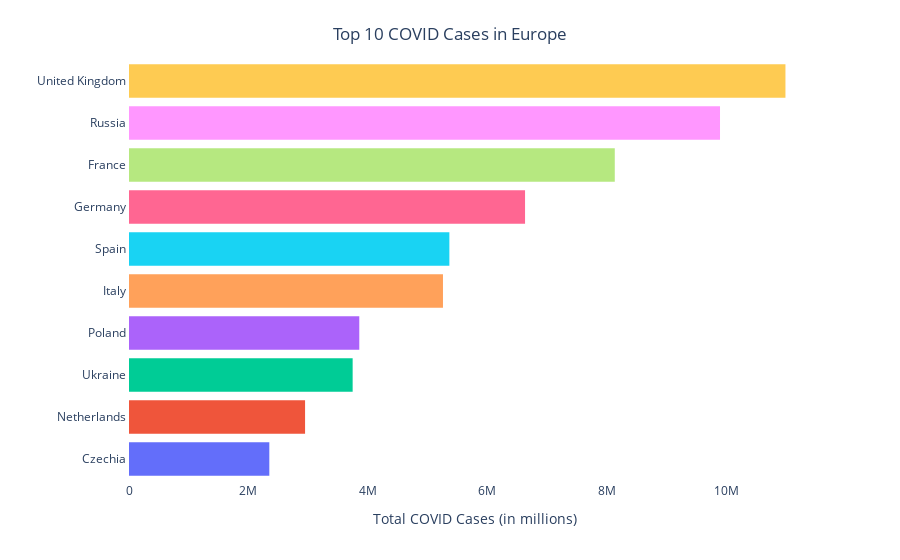

Notebook code for this chart:
### Code cell
#trying shit

fig = px.histogram(top_10_total_cases, y="country", x="confirmed", orientation='h', color="deaths")

fig.update_layout(plot_bgcolor = "white",
                  xaxis = dict(title = "Total COVID Cases (in millions)", linecolor = "white"),
                  yaxis = dict(title = " ", linecolor = "white"),
                  title={ 'text': "Top 10 COVID Cases in Europe",
                    'y':0.95,
                    'x':0.5},
                  showlegend=False)

fig.show()

### Figure 1 — Plotly figure (JSON) as saved in the notebook; plotly's stock layout.template omitted (floating-point values rounded to 4 significant figures)
{"data": [{"alignmentgroup": "True", "bingroup": "y", "histfunc": "sum", "hovertemplate": "deaths=34697<br>sum of confirmed=%{x}<br>country=%{y}<extra></extra>", "legendgroup": "34697", "marker": {"color": "#636efa", "pattern": {"shape": ""}}, "name": "34697", "offsetgroup": "34697", "orientation": "h", "showlegend": true, "type": "histogram", "x": [2350338], "xaxis": "x", "y": ["Czechia"], "yaxis": "y"}, {"alignmentgroup": "True", "bingroup": "y", "histfunc": "sum", "hovertemplate": "deaths=20671<br>sum of confirmed=%{x}<br>country=%{y}<extra></extra>", "legendgroup": "20671", "marker": {"color": "#EF553B", "pattern": {"shape": ""}}, "name": "20671", "offsetgroup": "20671", "orientation": "h", "showlegend": true, "type": "histogram", "x": [2949045], "xaxis": "x", "y": ["Netherlands"], "yaxis": "y"}, {"alignmentgroup": "True", "bingroup": "y", "histfunc": "sum", "hovertemplate": "deaths=97328<br>sum of confirmed=%{x}<br>country=%{y}<extra></extra>", "legendgroup": "97328", "marker": {"color": "#00cc96", "pattern": {"shape": ""}}, "name": "97328", "offsetgroup": "97328", "orientation": "h", "showlegend": true, "type": "histogram", "x": [3746106], "xaxis": "x", "y": ["Ukraine"], "yaxis": "y"}, {"alignmentgroup": "True", "bingroup": "y", "histfunc": "sum", "hovertemplate": "deaths=89045<br>sum of confirmed=%{x}<br>country=%{y}<extra></extra>", "legendgroup": "89045", "marker": {"color": "#ab63fa", "pattern": {"shape": ""}}, "name": "89045", "offsetgroup": "89045", "orientation": "h", "showlegend": true, "type": "histogram", "x": [3857085], "xaxis": "x", "y": ["Poland"], "yaxis": "y"}, {"alignmentgroup": "True", "bingroup": "y", "histfunc": "sum", "hovertemplate": "deaths=135049<br>sum of confirmed=%{x}<br>country=%{y}<extra></extra>", "legendgroup": "135049", "marker": {"color": "#FFA15A", "pattern": {"shape": ""}}, "name": "135049", "offsetgroup": "135049", "orientation": "h", "showlegend": true, "type": "histogram", "x": [5258886], "xaxis": "x", "y": ["Italy"], "yaxis": "y"}, {"alignmentgroup": "True", "bingroup": "y", "histfunc": "sum", "hovertemplate": "deaths=88542<br>sum of confirmed=%{x}<br>country=%{y}<extra></extra>", "legendgroup": "88542", "marker": {"color": "#19d3f3", "pattern": {"shape": ""}}, "name": "88542", "offsetgroup": "88542", "orientation": "h", "showlegend": true, "type": "histogram", "x": [5366128], "xaxis": "x", "y": ["Spain"], "yaxis": "y"}, {"alignmentgroup": "True", "bingroup": "y", "histfunc": "sum", "hovertemplate": "deaths=106685<br>sum of confirmed=%{x}<br>country=%{y}<extra></extra>", "legendgroup": "106685", "marker": {"color": "#FF6692", "pattern": {"shape": ""}}, "name": "106685", "offsetgroup": "106685", "orientation": "h", "showlegend": true, "type": "histogram", "x": [6633666], "xaxis": "x", "y": ["Germany"], "yaxis": "y"}, {"alignmentgroup": "True", "bingroup": "y", "histfunc": "sum", "hovertemplate": "deaths=118357<br>sum of confirmed=%{x}<br>country=%{y}<extra></extra>", "legendgroup": "118357", "marker": {"color": "#B6E880", "pattern": {"shape": ""}}, "name": "118357", "offsetgroup": "118357", "orientation": "h", "showlegend": true, "type": "histogram", "x": [8136637], "xaxis": "x", "y": ["France"], "yaxis": "y"}, {"alignmentgroup": "True", "bingroup": "y", "histfunc": "sum", "hovertemplate": "deaths=286023<br>sum of confirmed=%{x}<br>country=%{y}<extra></extra>", "legendgroup": "286023", "marker": {"color": "#FF97FF", "pattern": {"shape": ""}}, "name": "286023", "offsetgroup": "286023", "orientation": "h", "showlegend": true, "type": "histogram", "x": [9899139], "xaxis": "x", "y": ["Russia"], "yaxis": "y"}, {"alignmentgroup": "True", "bingroup": "y", "histfunc": "sum", "hovertemplate": "deaths=147085<br>sum of confirmed=%{x}<br>country=%{y}<extra></extra>", "legendgroup": "147085", "marker": {"color": "#FECB52", "pattern": {"shape": ""}}, "name": "147085", "offsetgroup": "147085", "orientation": "h", "showlegend": true, "type": "histogram", "x": [10995311], "xaxis": "x", "y": ["United Kingdom"], "yaxis": "y"}], "layout": {"barmode": "relative", "legend": {"title": {"text": "deaths"}, "tracegroupgap": 0}, "margin": {"t": 60}, "plot_bgcolor": "white", "showlegend": false, "title": {"text": "Top 10 COVID Cases in Europe", "x": 0.5, "y": 0.95}, "xaxis": {"anchor": "y", "domain": [0, 1], "linecolor": "white", "title": {"text": "Total COVID Cases (in millions)"}}, "yaxis": {"anchor": "x", "domain": [0, 1], "linecolor": "white", "title": {"text": " "}}}}
